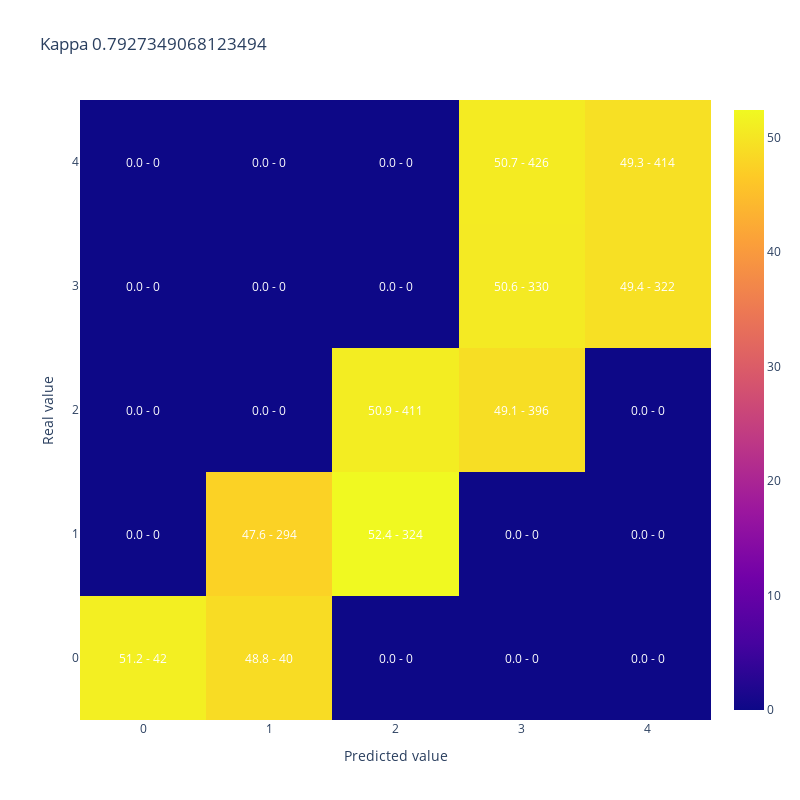

This figure's notebook cell:
### Code cell
#A modo de ejemplo muestro kappa y matriz de confusion para 50% de aciertos donde los errores quedan cerca de la clase correcta
y_simulado_cerca = [y_test.iloc[sample] if random_list[sample]<50/100 else y_cerca[sample] for sample in range(len(y_test))]

display(plot_confusion_matrix(y_test,y_simulado_cerca, 
                              title = "Kappa " + str(cohen_kappa_score(y_test,y_simulado_cerca, weights = 'quadratic'))))

### Figure 1 — Plotly figure (JSON) as saved in the notebook; plotly's stock layout.template omitted (floating-point values rounded to 4 significant figures)
{"data": [{"type": "heatmap", "x": [0, 1, 2, 3, 4], "y": [0, 1, 2, 3, 4], "z": [[51.22, 48.78, 0, 0, 0], [0, 47.57, 52.43, 0, 0], [0, 0, 50.93, 49.07, 0], [0, 0, 0, 50.61, 49.39], [0, 0, 0, 50.71, 49.29]]}], "layout": {"annotations": [{"font": {"color": "white"}, "showarrow": false, "text": "51.2 - 42", "x": 0, "xref": "x", "y": 0, "yref": "y"}, {"font": {"color": "white"}, "showarrow": false, "text": "48.8 - 40", "x": 1, "xref": "x", "y": 0, "yref": "y"}, {"font": {"color": "white"}, "showarrow": false, "text": "0.0 - 0", "x": 2, "xref": "x", "y": 0, "yref": "y"}, {"font": {"color": "white"}, "showarrow": false, "text": "0.0 - 0", "x": 3, "xref": "x", "y": 0, "yref": "y"}, {"font": {"color": "white"}, "showarrow": false, "text": "0.0 - 0", "x": 4, "xref": "x", "y": 0, "yref": "y"}, {"font": {"color": "white"}, "showarrow": false, "text": "0.0 - 0", "x": 0, "xref": "x", "y": 1, "yref": "y"}, {"font": {"color": "white"}, "showarrow": false, "text": "47.6 - 294", "x": 1, "xref": "x", "y": 1, "yref": "y"}, {"font": {"color": "white"}, "showarrow": false, "text": "52.4 - 324", "x": 2, "xref": "x", "y": 1, "yref": "y"}, {"font": {"color": "white"}, "showarrow": false, "text": "0.0 - 0", "x": 3, "xref": "x", "y": 1, "yref": "y"}, {"font": {"color": "white"}, "showarrow": false, "text": "0.0 - 0", "x": 4, "xref": "x", "y": 1, "yref": "y"}, {"font": {"color": "white"}, "showarrow": false, "text": "0.0 - 0", "x": 0, "xref": "x", "y": 2, "yref": "y"}, {"font": {"color": "white"}, "showarrow": false, "text": "0.0 - 0", "x": 1, "xref": "x", "y": 2, "yref": "y"}, {"font": {"color": "white"}, "showarrow": false, "text": "50.9 - 411", "x": 2, "xref": "x", "y": 2, "yref": "y"}, {"font": {"color": "white"}, "showarrow": false, "text": "49.1 - 396", "x": 3, "xref": "x", "y": 2, "yref": "y"}, {"font": {"color": "white"}, "showarrow": false, "text": "0.0 - 0", "x": 4, "xref": "x", "y": 2, "yref": "y"}, {"font": {"color": "white"}, "showarrow": false, "text": "0.0 - 0", "x": 0, "xref": "x", "y": 3, "yref": "y"}, {"font": {"color": "white"}, "showarrow": false, "text": "0.0 - 0", "x": 1, "xref": "x", "y": 3, "yref": "y"}, {"font": {"color": "white"}, "showarrow": false, "text": "0.0 - 0", "x": 2, "xref": "x", "y": 3, "yref": "y"}, {"font": {"color": "white"}, "showarrow": false, "text": "50.6 - 330", "x": 3, "xref": "x", "y": 3, "yref": "y"}, {"font": {"color": "white"}, "showarrow": false, "text": "49.4 - 322", "x": 4, "xref": "x", "y": 3, "yref": "y"}, {"font": {"color": "white"}, "showarrow": false, "text": "0.0 - 0", "x": 0, "xref": "x", "y": 4, "yref": "y"}, {"font": {"color": "white"}, "showarrow": false, "text": "0.0 - 0", "x": 1, "xref": "x", "y": 4, "yref": "y"}, {"font": {"color": "white"}, "showarrow": false, "text": "0.0 - 0", "x": 2, "xref": "x", "y": 4, "yref": "y"}, {"font": {"color": "white"}, "showarrow": false, "text": "50.7 - 426", "x": 3, "xref": "x", "y": 4, "yref": "y"}, {"font": {"color": "white"}, "showarrow": false, "text": "49.3 - 414", "x": 4, "xref": "x", "y": 4, "yref": "y"}], "height": 800, "title": {"text": "Kappa 0.7927349068123494"}, "width": 800, "xaxis": {"title": {"text": "Predicted value"}}, "yaxis": {"title": {"text": "Real value"}}}}
